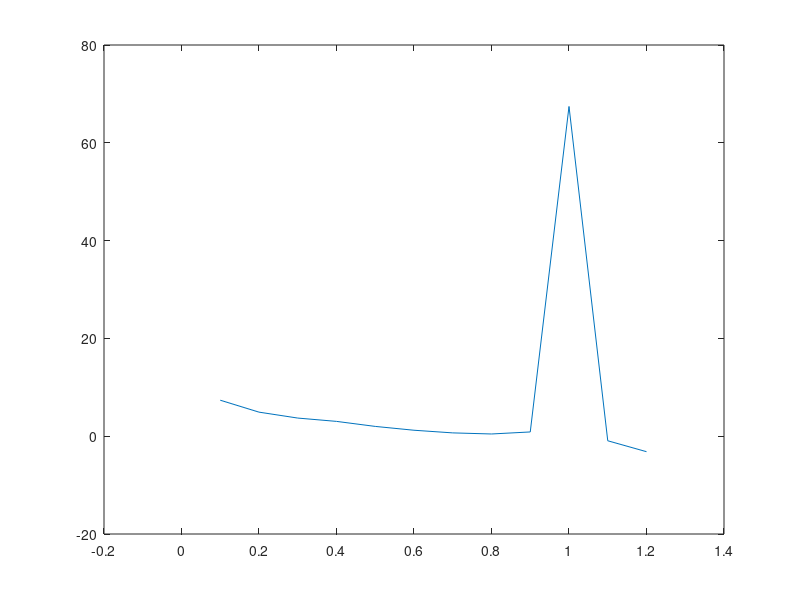

Recreate this plot in MATLAB.
function test()



tuning(1,:)=[0:1:5];
tuning(2,:)=[5:-1:0];
tuning(3,:)=[1,2,3,2,1,0];

bins=linspace(0,1,6);

fr_v=[4,1,1]';

%tuning functions
fns_tuning = cell(3,1);
for ii = 1:3
    fns_tuning{ii,1}=@(x)  interp1(bins,tuning(ii,:),x,'linear','extrap');
end

%maximum likelihood function
finalfun =@(x) -fr_v(1)*log(fns_tuning{1,1}(x))+fns_tuning{1,1}(x);
for ii = 2:3
    finalfun =@(x) finalfun(x)-fr_v(ii)*log(fns_tuning{ii,1}(x))+fns_tuning{ii,1}(x);
end
x=[-0.2:0.1:1.2];
y=finalfun(x);

plot(x,y)

%looking for the minimum of a 1D function with a tolerance (how
%small we allow the error to be)
tol=0.1;
xest_a = fminbnd(finalfun,-1,2,optimset('TolX',tol)) ;

            
            
            
            
%            L_a = @(x) -sum(ni_a.*log(fun1(x)) - t(it)*fun1(x)) ;

% 
% %
% % ns_tuning = cell(2,1);
% % for ii = 1:2
% %     fns_tuning{ii,1}= @(x)  interp1(bins,tuning(ii,:),x);
% % end
% %
% 
% 
% fr_v=[1,4,5]';
% 
% finalfun =@(x) fr_v(1)*log(fns_tuning{1,1}(x));
% 
% for ii = 2:3
%     finalfun =@(x) [finalfun+ fr_v(ii)*log(fns_tuning{ii,1}(x)];
% end
% 
% finalfun(2)
% 
% 
% L_a = @(x)      -sum(fr_v.*log(f1(x)) - f1(x)) ;
% 
% 
% 
% 
% 
% % f1 = @(x) fr_v(x)*log(fns_tuning{x}) - fns_tuning{x}
% %
% % f2 =@(k)  -sum(arrayfun(f1,k))
% 
% % f1 = @(i) fns_tuning{i}
% 
% 
% 
% f2 =@(x) arrayfun(f1,[1:1:numel(fr_v)],'UniformOutput',false )
% 
% f2 =@(k)  arrayfun(f1,[1:1:numel(fr_v)],'UniformOutput',false )
% 
% fff=@(K) doublearray(K).*anonymousfunctionarray{K}(x)
% finalfun = @(x) sum(arrayfun, 1:length(doublearray));
% 
% 
% 
% tol=0.1;
% xest_a = fminbnd(f2,0,1,optimset('TolX',tol)) ;
% 
% 
% 
% 
% 
% 
% % f1 = @(x) fns_tuning{x}(fr_v(x))
% % f2 =@(k)  arrayfun(f1,k)
% 
% 
% fr_v=[1,4];
% 
% f1 = @(x)    fr_v(x)*log(fns_tuning{x}) - fns_tuning{x}
% 
% f2 =@(k)  -sum(arrayfun(f1,k))
% 
% 
% xest_a = fminbnd(L_a,0,2*pi,optimset('TolX',tol)) ;
% 
% a=1
% 
% 
% f2(1)
% 
% f2([1;2])
% 
% 
% L_a = @(x)      -sum(fr_v.*log(f1(x)) - f1(x)) ;
% 
% 
% 
% 
% midfun = @(k)   arrayfun(fns_tuning{k},fr_v(k))
% 
% f = @(x)    midfun(x)
% 
% f([1;2])
% 
% finalfun = @(x) sum(     arrayfun(   @(K) fr_v(K).*fns_tuning{K}(x), fr_v  ),1:length(fr_v)   );
% 
% 
% finalfun = @(x) sum(     arrayfun(   @(K) fr_v(K).*fns_tuning{K}(x), fr_v  ),1:length(fr_v)   );
% 
% finalfun(1)
% 
% %  anonymousfunctionarray = cell(2,1);
% %  for ii = 1:2
% %      anonymousfunctionarray{ii,1}=@(x) x*ii;
% %  end
% %
% %
% 
% fr_v=[1;5];
% 
% finalfun = @(x) sum(     arrayfun(   @(K) fr_v(K).*fns_tuning{K}(x), fr_v  )   );
% 
% finalfun(1)
% 
% %     finalfun = @(x) sum(     arrayfun(@(K) doublearray(K).*anonymousfunctionarray{K}(x), 1:length(doublearray))   );
% 
% 
% 
% 
% doublearray = (1:10)';
% finalfun =@(x)doublearray(1,1)*fns_tuning{1,1}(x);
% for ii = 2:10
%     finalfun =@(x)finalfun(x)+doublearray(ii,1)*fns_tuning{ii,1}(x);
% end
% 
% 
% 
% f1= @(x) 2*x
% 
% f2= @(x) log(f1)
% 
% f2(10)
% 
% finalfun = @(x) sum(arrayfun(@(K) doublearray(K).*fns_tuning{K}(x), 1:length(doublearray)));
% 
% 
% finalfun = @(x) sum(arrayfun(@(K) doublearray(K).*fns_tuning{K}(x), 1:length(doublearray)));
% 
% 
